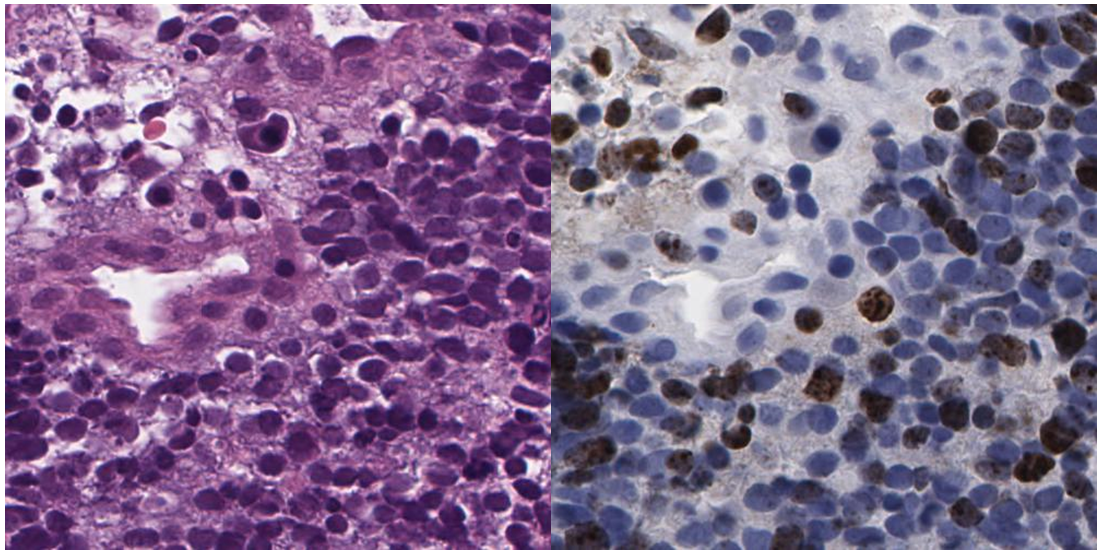
#> input picture img_sample.png, 1101 x 553 px
$ python -i panorama.py   (imports and definitions only)   (older library calls are emulated)
#> lines starting #> are read from the running program, lines starting #| are printed output that depends on the picture
# import the necessary packages
import numpy as np
import imutils
import cv2
import scipy as sp
import scipy.misc
import os

class Stitcher:
    def __init__(self):
        # determine if we are using OpenCV v3.X
        self.isv3 = imutils.is_cv3()

    def stitch(self, images, ratio=0.75, reprojThresh=4.0,
               showMatches=False):
        # unpack the images, then detect keypoints and extract
        # local invariant descriptors from them
        (imageB, imageA) = images
        (kpsA, featuresA) = self.detectAndDescribe(imageA)
        (kpsB, featuresB) = self.detectAndDescribe(imageB)

        # match features between the two images
        M = self.matchKeypoints(kpsA, kpsB,
                                featuresA, featuresB, ratio, reprojThresh)

        # if the match is None, then there aren't enough matched
        # keypoints to create a panorama
        if M is None:
            return None

        # otherwise, apply a perspective warp to stitch the images
        # together
        (matches, H, status) = M
        result = cv2.warpPerspective(imageA, H,
                                     (imageA.shape[1] + imageB.shape[1], imageA.shape[0]))
        result[0:imageB.shape[0], 0:imageB.shape[1]] = imageB

        # check to see if the keypoint matches should be visualized
        if showMatches:
            vis = self.drawMatches(imageA, imageB, kpsA, kpsB, matches,
                                   status)

            # return a tuple of the stitched image and the
            # visualization
            return (result, vis)

        # return the stitched image
        return result

    # [124 lines left out: functions detectAndDescribe, matchKeypoints, drawMatches, returnMatchedKeypoints, returnMatchCoord, not called in this run]

>>> import cv2
>>> picture = cv2.imread('../../img_sample.png', cv2.IMREAD_GRAYSCALE)
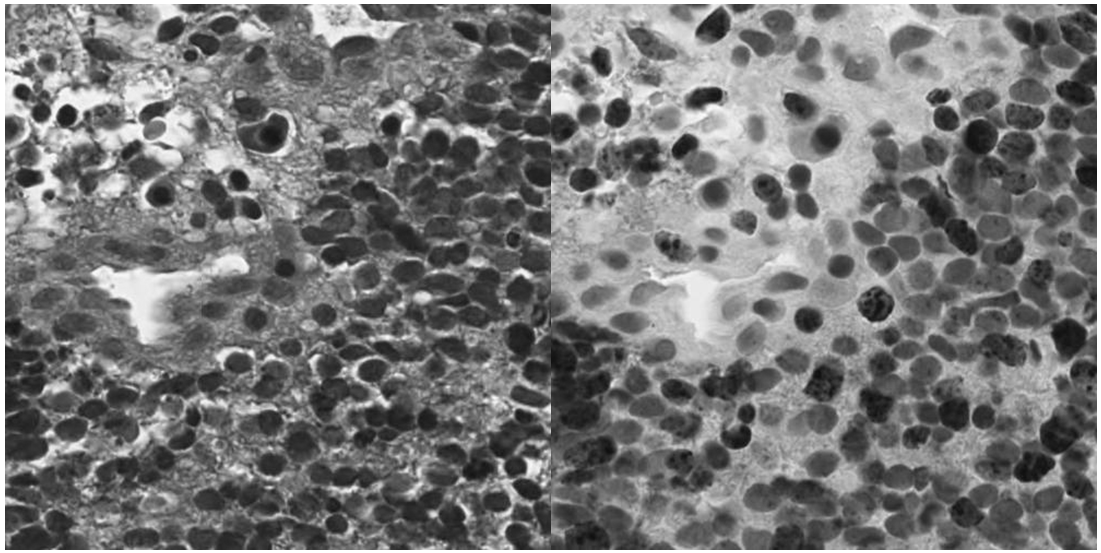
#> picture: shape (553, 1101); min 13, max 255, mean 119.2
>>> result = Stitcher().stitch(picture)
#> (the run stopped early here; a loop or call above may not have finished)
